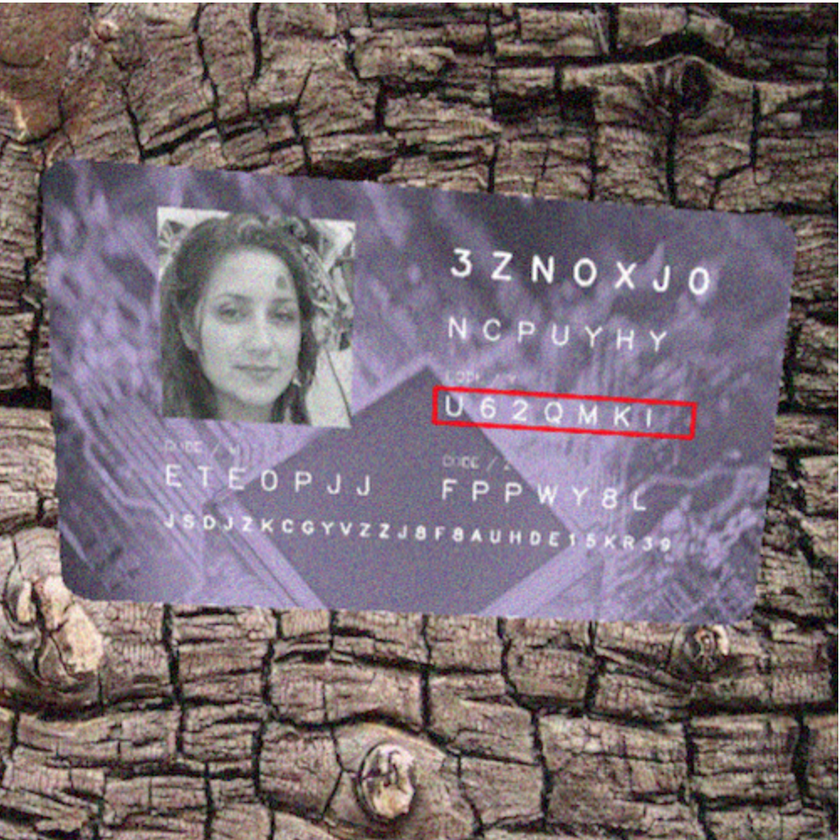
#> input picture img.png, 840 x 840 px, shrunk from 1001 x 1001 before the run
$ python prueba.py
#> lines starting #> are read from the running program, lines starting #| are printed output that depends on the picture; after the words box and inside, x2 and y2 are one past the last pixel; in counts of white or black regions, pixels touching at a corner belong together
#> further down, img is the input picture: shape (840, 840, 3); mean B, G, R 113, 107.1, 120.3
import cv2
import numpy as np
import pytesseract


def getting_better_text(img, threshold):
#> called with threshold = 200
    gray = cv2.cvtColor(img, cv2.COLOR_BGR2GRAY)
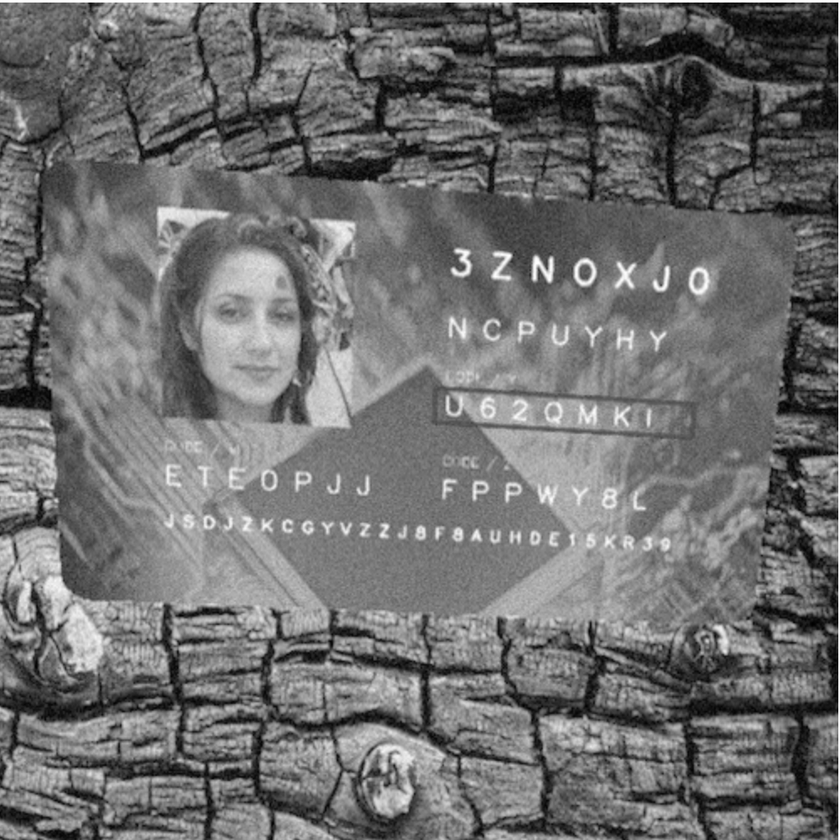
#> gray: shape (840, 840); min 0, max 255, mean 111.7
    ret, gray = cv2.threshold(gray, threshold, 255, cv2.THRESH_TOZERO)
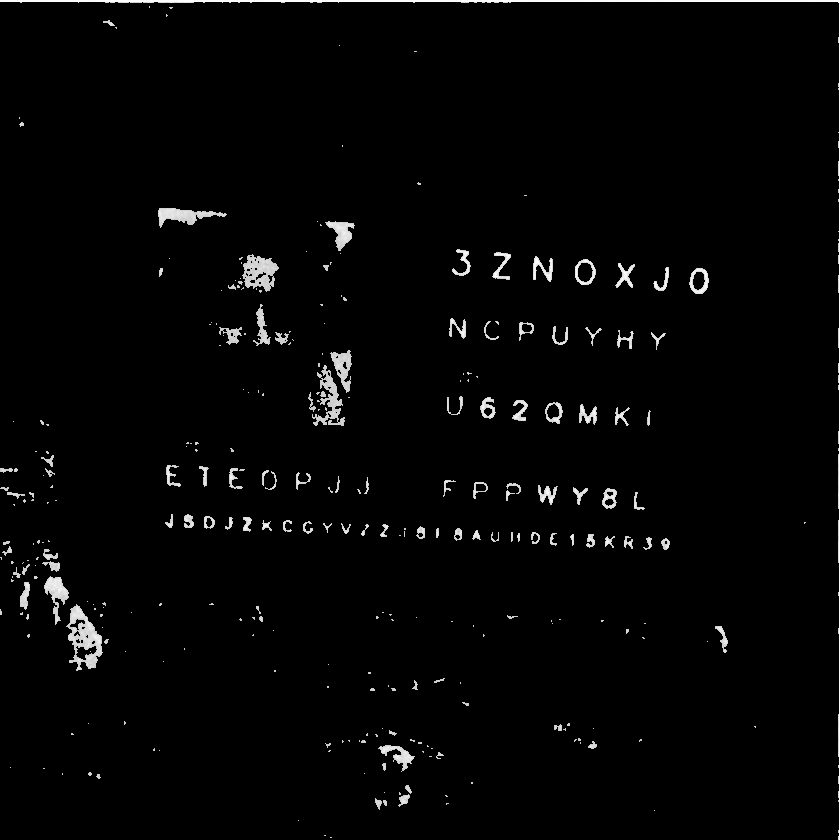
#> gray: shape (840, 840); min 0, max 255, mean 5.2
#> ret = 200
    gray = cv2.GaussianBlur(gray, (3, 3), 0)
    _, th = cv2.threshold(gray, 0, 255, cv2.THRESH_BINARY+cv2.THRESH_OTSU)
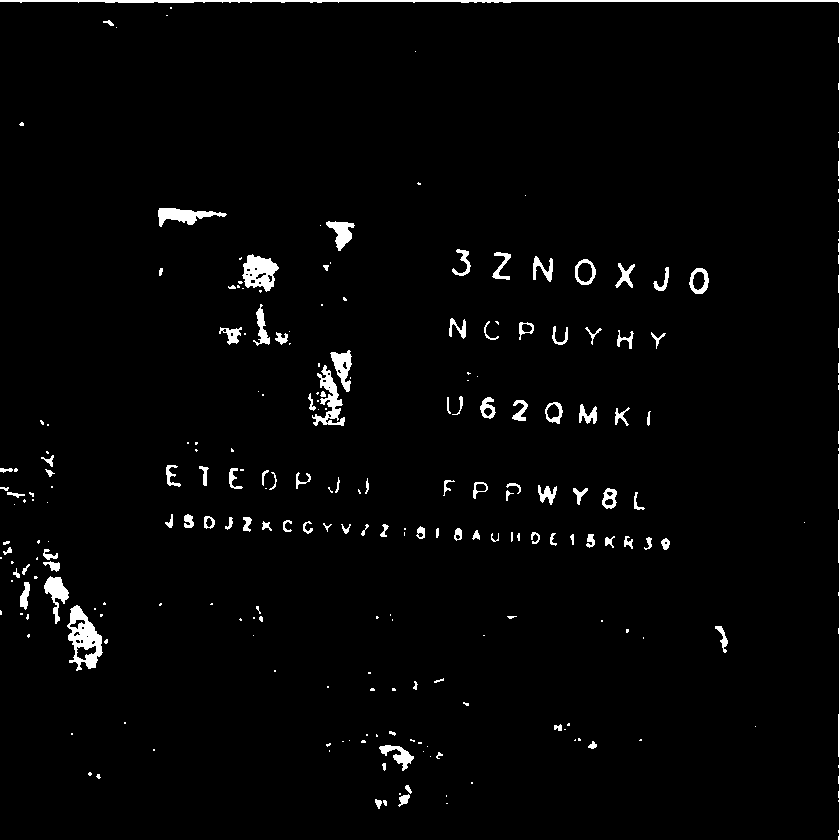
#> th: shape (840, 840); 2.4% white; 222 white regions (118 under 20 px), largest, box (x1, y1, x2, y2) and area: (0, 0, 840, 840) 2980, (67, 605, 103, 671) 1176, (242, 254, 279, 292) 849
    th = cv2.dilate(th, None, iterations=1)
#> th: shape (840, 840); 4.1% white; 186 white regions (47 under 20 px), largest, box (x1, y1, x2, y2) and area: (0, 0, 840, 840) 4757, (66, 604, 109, 672) 1643, (311, 364, 346, 427) 1251
    th = cv2.erode(th, None, iterations=1)
#> th: shape (840, 840); 2.4% white; 199 white regions (99 under 20 px), largest, box (x1, y1, x2, y2) and area: (0, 0, 840, 840) 2990, (67, 605, 108, 671) 1279, (228, 254, 279, 292) 956
    _, th = cv2.threshold(gray, 0, 255, cv2.THRESH_BINARY_INV)
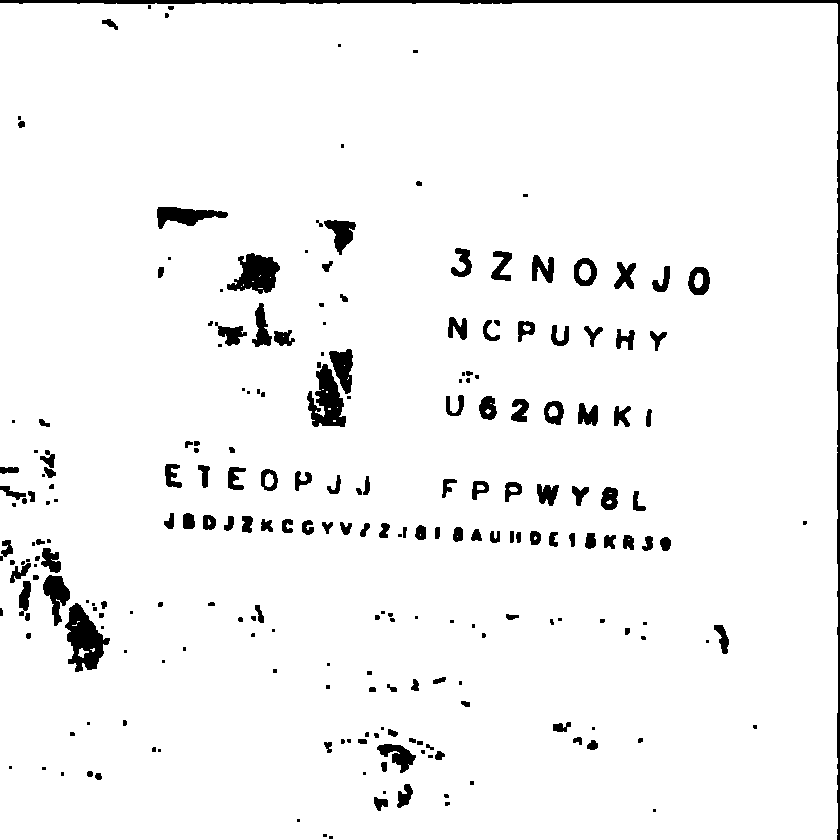
#> th: shape (840, 840); 95.7% white; 233 black regions (88 under 20 px), largest, box (x1, y1, x2, y2) and area: (0, 0, 840, 840) 4757, (65, 603, 110, 672) 1657, (307, 364, 346, 427) 1408
    return th

def get_edges(img):
    grey = cv2.cvtColor(img, cv2.COLOR_BGR2GRAY)
    grey = cv2.GaussianBlur(grey, (7, 7), 0)
    edged = cv2.Canny(grey, 50, 100)
    edged = cv2.dilate(edged, None, iterations=1)
    edged = cv2.erode(edged, None, iterations=1)
    return edged

def getting_red_box(img):
    hsv = cv2.cvtColor(img, cv2.COLOR_BGR2HSV)
#> hsv: shape (840, 840, 3); mean H, S, V 87.1, 62.5, 127.9

    lower_color = np.array([0,125,125]) # Red Ini
    upper_color = np.array([10,255,255]) # Red Ini
    mask = cv2.inRange(hsv, lower_color, upper_color)
#> mask: shape (840, 840); 0.04% white in thin lines or dots

    lower_color = np.array([170,125,125]) # Red End
    upper_color = np.array([180,255,255]) # Red End
    mask += cv2.inRange(hsv, lower_color, upper_color)
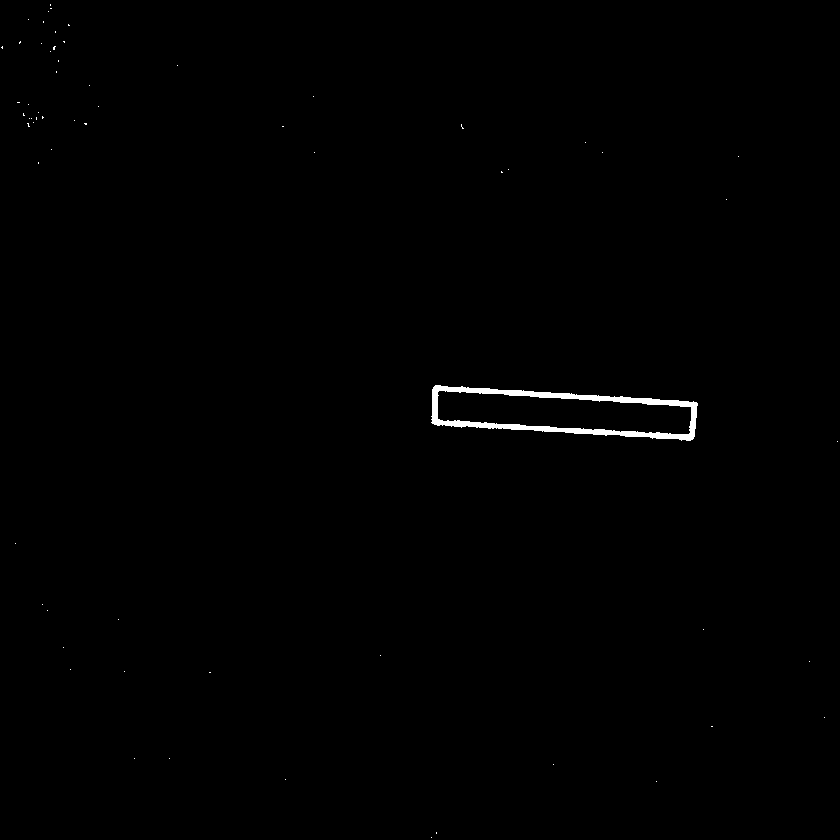
#> mask: shape (840, 840); 0.47% white; 64 white regions (63 under 20 px), largest, box (x1, y1, x2, y2) and area: (431, 385, 698, 441) 3189

    masked = mask
    masked = cv2.erode(masked, None, iterations=1)
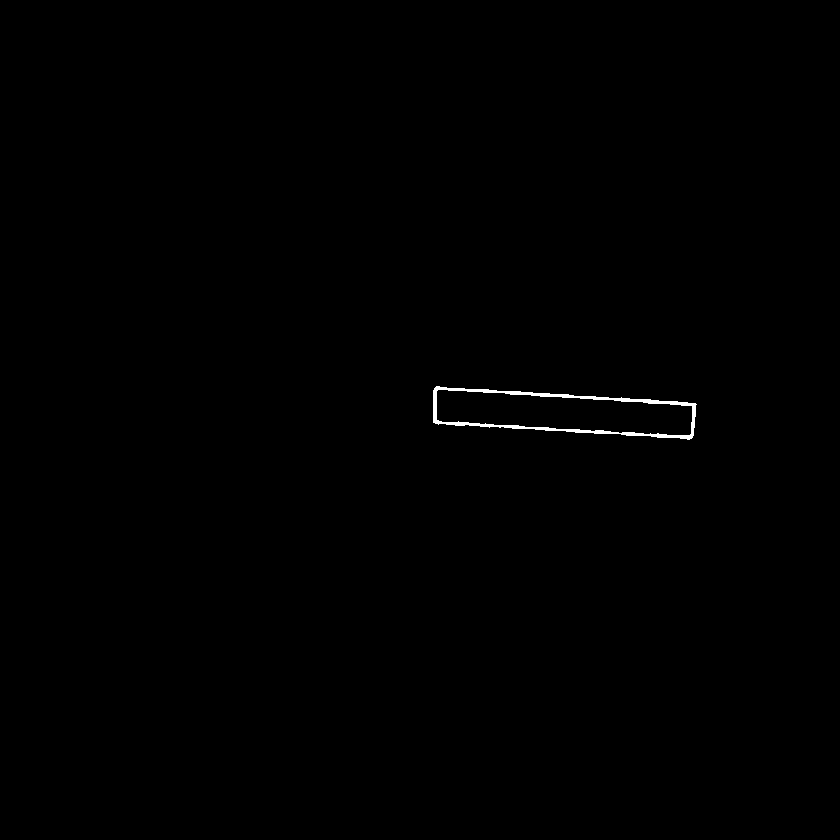
#> masked: shape (840, 840); 0.27% white; 1 white region, box (x1, y1, x2, y2) and area: (433, 386, 697, 440) 1883
    masked = cv2.dilate(masked, None, iterations=1)
#> masked: shape (840, 840); 0.45% white; 1 white region
    return masked


def getting_outer(img):
    contours, hierarchy = cv2.findContours(img, cv2.RETR_EXTERNAL, cv2.CHAIN_APPROX_SIMPLE)
#> contours = 1 contour; box (x1, y1, x2, y2) and area: (432, 385, 698, 441) 10061
    return contours[0]

'''
def getting_extremes(item):
    def get_ext_point(arr, val, points, direct='x'):
        if direct == 'x':
            mask = arr[:,0] == (val, -1)
            filtered = arr[np.where(mask[:,0]==True)]
        else:
            mask = arr[:,0] == (-1, val)
            filtered = arr[np.where(mask[:,1]==True)]

        dists = []
        min_dist = 0
        ret = None
        for elem in filtered:
            p = tuple(elem[0])
            for point in points:
                dist = ( (p[0] - point[0])**2 + (p[1] - point[1])**2 )**0.5
                dists += [dist]

                print(dist)
                print(dists)
                import ipdb; ipdb.set_trace()
                if dist < min(dists):
                    min_dist = dist
                    ret = p

        return ret


    extl = tuple(item[item[:,:,0].argmin()][0])[0]
    extr = tuple(item[item[:,:,0].argmax()][0])[0]
    extt = tuple(item[item[:,:,1].argmin()][0])[1]
    extb = tuple(item[item[:,:,1].argmax()][0])[1]

    border_tl = (extl, extt)
    border_bl = (extl, extb)
    border_tr = (extr, extt)
    border_br = (extr, extb)

    extl_point = get_ext_point(item, extl, [border_tl, border_bl])
    extr_point = get_ext_point(item, extr, [border_tr, border_br])
#    extt_point = get_ext_point(item, extt, direct='y')
#    extb_point = get_ext_point(item, extb, direct='y')
    print(extl_point)
    print('')
    print(extr_point)
    print('')
# [7 lines of commented-out code are left out]

    import ipdb; ipdb.set_trace()
#    return {'extl': extl, 'extr': extr, 'extt': extt, 'extb': extb}
    return {'border_tl': border_tl, 'border_bl': border_bl,
            'border_tr': border_tr, 'border_br': border_br}
'''


img = cv2.imread('img.png')
better_text = getting_better_text(img, 200)
red_box = getting_red_box(img)
outer = getting_outer(red_box)
#> outer = contour of 106 points, box (x1, y1, x2, y2) (432, 385, 698, 441), area 10061
cv2.drawContours(better_text, outer, -1, (0, 255, 0), 1)

'''
extremes = getting_extremes(outer)
for key, val in extremes.items():
    print(val)
    cv2.circle(better_text, val, 8, (0, 0, 255), -1)
extremes = getting_extremes(outer)
'''


#cv2.imshow('Image', img)
#> (the run stopped early here; a loop or call above may not have finished)
